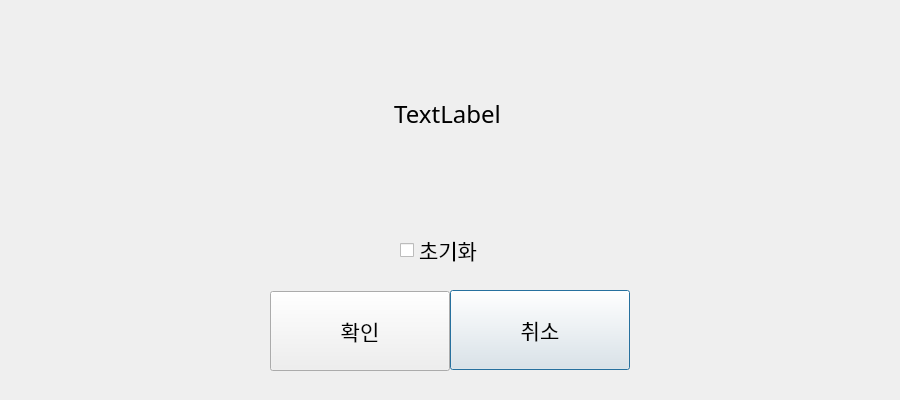
<?xml version="1.0" encoding="UTF-8"?>
<ui version="4.0">
 <class>CQuestionDialog</class>
 <widget class="QDialog" name="CQuestionDialog">
  <property name="geometry">
   <rect>
    <x>0</x>
    <y>0</y>
    <width>900</width>
    <height>400</height>
   </rect>
  </property>
  <property name="font">
   <font>
    <family>나눔고딕코딩</family>
    <pointsize>16</pointsize>
   </font>
  </property>
  <property name="windowTitle">
   <string>Dialog</string>
  </property>
  <widget class="QLabel" name="labelMsg">
   <property name="geometry">
    <rect>
     <x>7</x>
     <y>13</y>
     <width>881</width>
     <height>201</height>
    </rect>
   </property>
   <property name="font">
    <font>
     <pointsize>18</pointsize>
    </font>
   </property>
   <property name="text">
    <string>TextLabel</string>
   </property>
   <property name="alignment">
    <set>Qt::AlignCenter</set>
   </property>
  </widget>
  <widget class="QPushButton" name="btnCancel">
   <property name="geometry">
    <rect>
     <x>450</x>
     <y>290</y>
     <width>180</width>
     <height>80</height>
    </rect>
   </property>
   <property name="text">
    <string>취소</string>
   </property>
   <property name="iconSize">
    <size>
     <width>100</width>
     <height>40</height>
    </size>
   </property>
   <property name="checked">
    <bool>false</bool>
   </property>
  </widget>
  <widget class="QPushButton" name="btnOk">
   <property name="geometry">
    <rect>
     <x>270</x>
     <y>291</y>
     <width>180</width>
     <height>80</height>
    </rect>
   </property>
   <property name="text">
    <string>확인</string>
   </property>
   <property name="checked">
    <bool>false</bool>
   </property>
  </widget>
  <widget class="QCheckBox" name="checkBox">
   <property name="geometry">
    <rect>
     <x>400</x>
     <y>230</y>
     <width>81</width>
     <height>40</height>
    </rect>
   </property>
   <property name="text">
    <string>초기화</string>
   </property>
  </widget>
 </widget>
 <resources/>
 <connections>
  <connection>
   <sender>btnCancel</sender>
   <signal>clicked()</signal>
   <receiver>CQuestionDialog</receiver>
   <slot>reject()</slot>
   <hints>
    <hint type="sourcelabel">
     <x>142</x>
     <y>125</y>
    </hint>
    <hint type="destinationlabel">
     <x>278</x>
     <y>124</y>
    </hint>
   </hints>
  </connection>
 </connections>
</ui>
